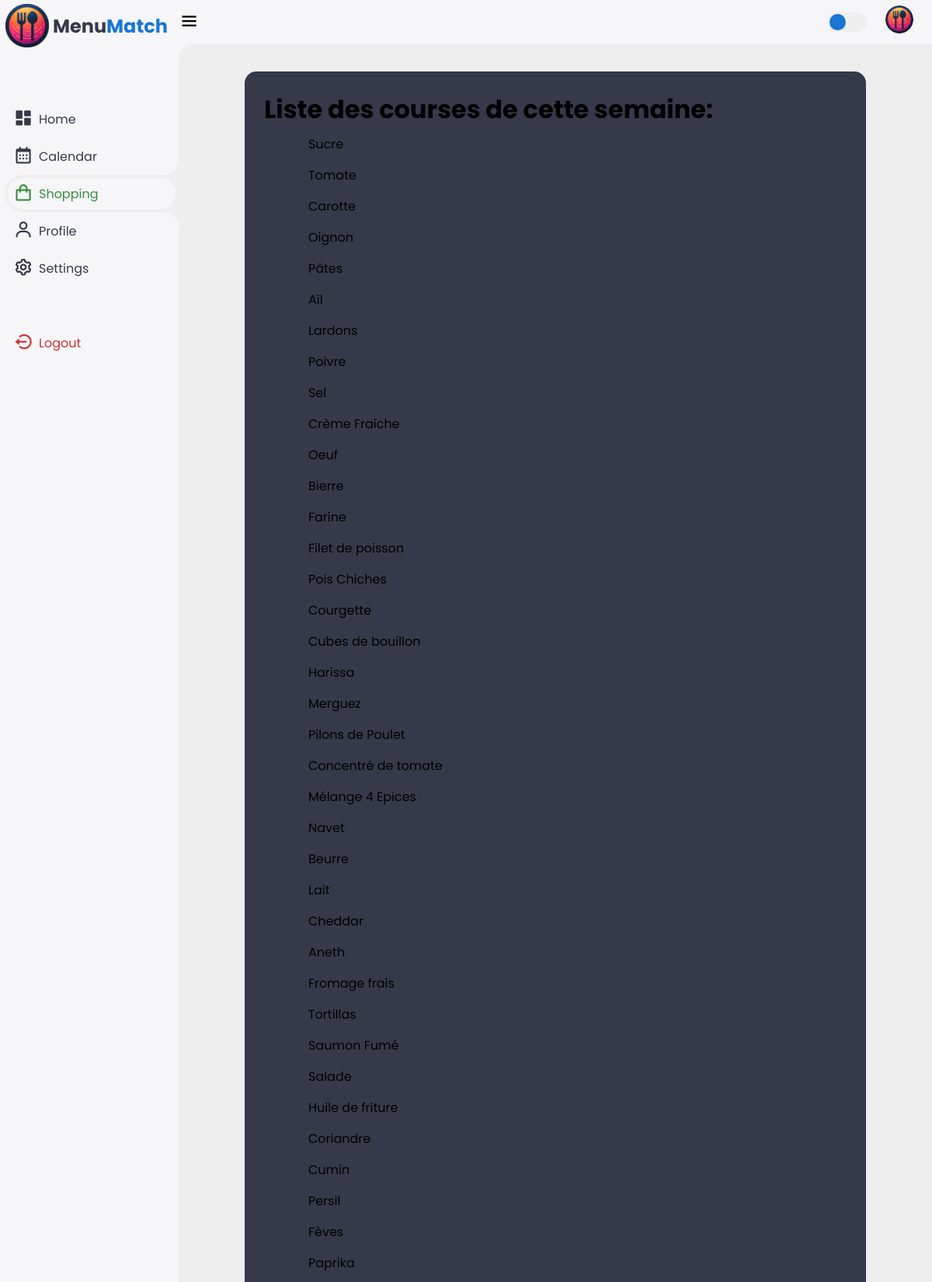
The app's page /VUES/shopping.php (signed in, upper part) with its own data.
### tables this page shows
CREATE TABLE `ingredients` (
  `ingredientID` int(11) NOT NULL,
  `name` varchar(255) NOT NULL,
  `posterPath` varchar(255) NOT NULL
);

### POST/fetch_ingredients.php (called while the page is built, shortened)
<?php
function fetchIngredients() {
    include 'bdd.php';
    $conn = new mysqli($servername, $dbUsername, $dbPassword, $dbname);
    $userID = $_SESSION['userID'];
    $ingredientsDetails = [];
    $stmt1 = $conn->prepare("SELECT monday, tuesday, wednesday, thursday, friday, saturday, sunday FROM weeklyrecipes WHERE userID = ?");
    $stmt1->bind_param("i", $userID);
    $stmt1->execute();
    $result1 = $stmt1->get_result();
    $recipeIDs = [];
    while ($row = $result1->fetch_assoc()) {
        foreach ($row as $dayRecipeID) {
            $recipeIDs[] = $dayRecipeID;
        }
    }
    $stmt2 = $conn->prepare("SELECT ingredientID FROM recipe WHERE recipeID = ?");
    $allIngredientIDs = [];
    foreach ($recipeIDs as $recipeID) {
        $stmt2->bind_param("i", $recipeID);
        $stmt2->execute();
        $result2 = $stmt2->get_result();
        while ($row = $result2->fetch_assoc()) {
            $ingredientIDs = explode(',', $row['ingredientID']);
            $allIngredientIDs = array_merge($allIngredientIDs, $ingredientIDs);
        }
    }
    if (count($allIngredientIDs) > 0) {
        $inQuery = implode(',', array_fill(0, count($allIngredientIDs), '?'));
        $stmt3 = $conn->prepare("SELECT * FROM ingredients WHERE ingredientID IN ($inQuery)");
        $stmt3->bind_param(str_repeat('i', count($allIngredientIDs)), ...$allIngredientIDs);
        $stmt3->execute();
        $result3 = $stmt3->get_result();
        while ($row = $result3->fetch_assoc()) {
            $ingredientsDetails[] = $row;
        }
    }
    return $ingredientsDetails;
}

### VUES/shopping.php (the view, shortened to what this page needs)
<!DOCTYPE html>
<html lang="en">
<head>
    <link href='https://unpkg.com/boxicons@2.1.4/css/boxicons.min.css' rel='stylesheet'>
    <link rel="stylesheet" href="../css/navBar.css">
    <link rel="stylesheet" href="../css/shopping.css">
</head>
<body>
    <?php include 'sidebar.php'; ?>
    <div class="content">
        <?php include 'navbar.php'; ?>
        <main>
            <div class="shoppingBox">
                <h1>Liste des courses de cette semaine:</h1>
                <?php include '../POST/fetch_ingredients.php'; ?>
                <?php
                $ingredients = fetchIngredients();
                foreach ($ingredients as $ingredient) {
                    echo '<div class="ingredientBox">';
                    echo '<div class="leftContainer" style="background-image: url(\'' . htmlspecialchars($ingredient["posterPath"]) . '\');"></div>';
                    echo '<div class="rightContainer">' . htmlspecialchars($ingredient["name"]) . '</div>';
                    echo '</div>';
                }
                ?>
            </div>
    </div>
</body>
</html>

### CSS/navBar.css (style rules this page uses)
:root { --light: #f6f6f9; --primary: #1976D2; --light-primary: #CFE8FF; --grey: #eee; --dark-grey: #AAAAAA; --dark: #363949; --danger: #D32F2F; --light-danger: #FECDD3; --warning: #FBC02D; --light-warning: #FFF2C6; --success: #388E3C; --light-success: #BBF7D0; }
* { margin: 0; padding: 0; box-sizing: border-box; font-family: 'Poppins', sans-serif; }
html { width: 100%; height: 100%; }
body { background: var(--grey); overflow-x: hidden; width: 100%; height: 100%; overflow-y: auto; }
.content { position: relative; width: calc(100% - 230px); left: 230px; transition: all 0.3s ease; height: 100%; }
main { display: flex; width: 100%; height: calc(100% - 56px); padding: 36px 24px; }
main::before { content: ""; position: absolute; top: 0; left: 0; right: 0; bottom: 0; z-index: -1; pointer-events: none; background-repeat: no-repeat; background-position: center; background-size: auto; position: absolute; }

### CSS/shopping.css (style rules this page uses)
:root { --light: #f6f6f9; --primary: #1976D2; --light-primary: #CFE8FF; --grey: #eee; --dark-grey: #AAAAAA; --dark: #363949; --danger: #D32F2F; --light-danger: #FECDD3; --warning: #FBC02D; --light-warning: #FFF2C6; --success: #388E3C; --light-success: #BBF7D0; }
html, body { display: flex; height: 100%; width: 100%; margin: 0; }
main { width: 100%; min-width: 800px; height: 100%; flex-direction: column; align-items: center; justify-content: top; z-index: 1; }
.shoppingBox { display: flex; min-width: 800px; height: auto; border-radius: 15px; padding: 25px; background-color: #363949; flex-direction: column; }
.ingredientBox { display: flex; width: 100%; height: 40px; }
.ingredientBox .leftContainer { display: flex; width: 40px; height: 40px; background-size: contain; background-position: center; margin-right: 20px; }
.ingredientBox .rightContainer { display: flex; width: 100%; height: 40px; align-items: center; }

### records on screen
ingredients: name "Sucre"
ingredients: name "Tomate"
ingredients: name "Carotte"
ingredients: name "Oignon"
ingredients: name "Pâtes"
ingredients: name "Ail"
ingredients: name "Lardons"
ingredients: name "Poivre"
ingredients: name "Sel"
ingredients: name "Crème Fraiche"
ingredients: name "Oeuf"
ingredients: name "Bierre"
ingredients: name "Farine"
ingredients: name "Filet de poisson"
ingredients: name "Pois Chiches"
ingredients: name "Courgette"
ingredients: name "Cubes de bouillon"
ingredients: name "Harissa"
ingredients: name "Merguez"
ingredients: name "Pilons de Poulet"
ingredients: name "Concentré de tomate"
ingredients: name "Mélange 4 Epices"
ingredients: name "Navet"
ingredients: name "Beurre"
ingredients: name "Lait"
ingredients: name "Cheddar"
ingredients: name "Aneth"
ingredients: name "Fromage frais"
ingredients: name "Tortillas"
ingredients: name "Saumon Fumé"
ingredients: name "Salade"
ingredients: name "Huile de friture"
ingredients: name "Coriandre"
ingredients: name "Cumin"
ingredients: name "Persil"
ingredients: name "Fèves"
ingredients: name "Paprika"
